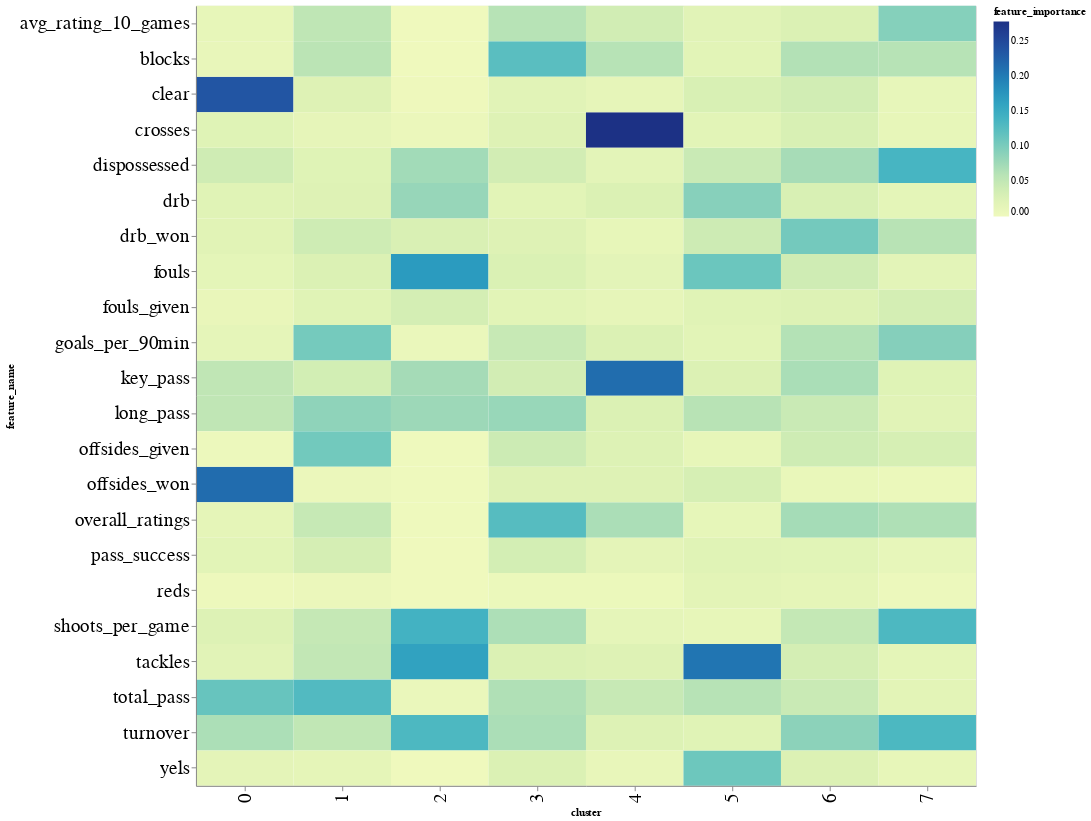

Source (notebook cell):
### Code cell
# visualize feature importance
import altair as alt

alt.Chart(df_fi).mark_rect().encode(
    x='cluster:O',
    y='feature_name:N',
    color='feature_importance:Q'
).properties(
    width=800,
    height=800
).configure_axis(
    labelFontSize=20
)

### Figure 1 — Vega-Lite specification as saved in the notebook (floating-point values rounded to 4 significant figures; data arrays with more than 128 entries replaced by an {"elided": "..."} marker saying what was removed)
{"config": {"view": {"continuousWidth": 300, "continuousHeight": 300}, "axis": {"labelFontSize": 20}}, "data": {"name": "data-2b74aa13104a962cc6bc7735e6bc5ee9"}, "mark": {"type": "rect"}, "encoding": {"color": {"field": "feature_importance", "type": "quantitative"}, "x": {"field": "cluster", "type": "ordinal"}, "y": {"field": "feature_name", "type": "nominal"}}, "height": 800, "width": 800, "$schema": "https://vega.github.io/schema/vega-lite/v5.8.0.json", "datasets": {"data-2b74aa13104a962cc6bc7735e6bc5ee9": {"elided": "176 records"}}}
